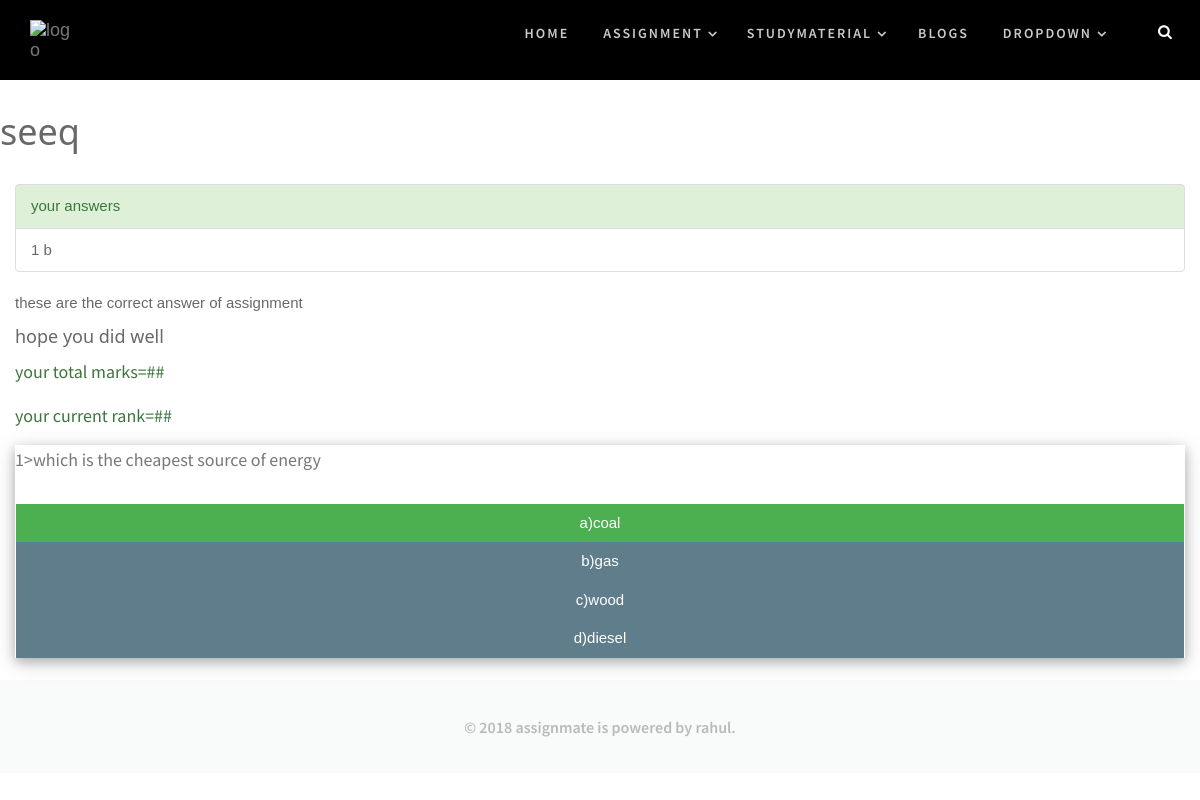
The app's page /answersheet/7-2 (signed in) with its own data.
### assignment/models.py (models this page shows, shortened)
class Assignment(models.Model):
    user = models.ForeignKey(User, on_delete=models.CASCADE)
    title=models.CharField(max_length=30,default='assignment')
    discription=models.CharField(max_length=500)
    category=models.CharField(max_length=30,blank=True)
    created = models.DateTimeField(auto_now=True)
    objects = AssignmentManager()
    class Meta:
        ordering = ["-created"]

class Questions(models.Model,):
    assignment= models.ForeignKey(Assignment,on_delete=models.CASCADE)
    question= models.CharField(max_length=500)
    image= models.ImageField(upload_to='question_image//%Y/%m/%d/',blank=True,)
    answer= models.CharField(max_length=500)
    option_a =models.CharField(max_length=200,default=0)
    option_b =models.CharField(max_length=200,default=0)
    option_c =models.CharField(max_length=200,default=0)
    option_d =models.CharField(max_length=200,default=0)
    number_of_right_answered =models.IntegerField(default=0)
    number_of_wrong_answered =models.IntegerField(default=0)
    positive_marks =models.IntegerField(default=0)
    negative_marks =models.IntegerField(default=0)
    hint =models.CharField(max_length=500,blank=True)
    tags=models.CharField(max_length=45,blank=True)
    def __str__(self):
        return self.question

### assignment/views.py (the view)
# urls.py: path('answersheet/<ass_id>-<ans_id>',answersheet,name='answersheet'),
def answersheet(request,ass_id, ans_id):
    assignment=get_object_or_404(Assignment,pk=ass_id)#Assignment.objects.get(pk=ass_id)
    assignment_answered_by=get_object_or_404(Assignment_answered_by,pk=ans_id)#Assignment_answered_by.objects.get(pk=ans_id)
    answer= assignment_answered_by.answer_string
    list1 = []
    for i in answer:
        list1.append(i)
    return render(request,'assignment/answersheetpage.html', {'assignment':assignment,'answer':list1})

### assignment/models.py (called while the page is built)
    def get_queryset(self):
        return AssignmentQuerySet(self.model,using=self._db)

    def get_queryset(self):
        return Assignment_answerd_byQuerySet(self.model, using=self._db)

### assignment/templates/assignment/answersheetpage.html (shortened to what this page needs)
{% extends 'accounts/base.html'%}
{% block body %}
<h1>{{assignment.title}}</h1>
    <div class="container">
        <div class="row">
            <div class="col-2">
                <ul class="list-group">
                    <li class="list-group-item list-group-item-success">your answers</li>
                    {% for answer in answer %}
                        {% if answer == 'z' %}
                        <li class="list-group-item">{{forloop.counter}} Not attempted </li>
                        {% else %}
                        <li class="list-group-item">{{forloop.counter}} {{answer}}</li>
                        {% endif %}
                    {% endfor %}
                </ul>
            </div>
            <div class="col-8">
                <div class="card border-success mb-3">
                  <div class="card-header">these are the correct answer of assignment</div>
                  <div class="card-body">
                    <h5 class="card-title">hope you did well</h5>
                    <p class="card-text text-success">your total marks=##</p>
                    <p class="card-text text-success">your current rank=##</p>
                  </div>
                </div>
                {% for question in assignment.questions_set.all%}
                <div class="w3-card-4 bg-light mb-3">
                          <div class="card-header">
                              <p>{{forloop.counter}}>{{question}}</p>
                          </div>
                              <div class="w3-container w3-center">
                                    <div class="row mb-3">
                                        {% if question.answer == 'a' %}
                                        <div class="col">
                                            <button type="button" class="w3-button w3-green w3-hover-light-green w3-block">a){{question.option_a}}</button>
                                        </div>
                                        {% else %}
                                        <div class="col">
                                            <button type="button" class="w3-button w3-blue-grey w3-hover-light-grey w3-block">a){{question.option_a}}</button>
                                        </div>
                                        {% endif%}
                                        {% if question.answer == 'b' %}
                                        <div class="col">
                                            <button type="button" class="w3-button w3-green w3-hover-light-green w3-block">b){{question.option_b}}</button>
                                        </div>
                                        {% else %}
                                        <div class="col">
                                            <button type="button" class="w3-button w3-blue-grey w3-hover-light-grey w3-block">b){{question.option_b}}</button>
                                        </div>
                                        {% endif%}
                                    </div>
                                    <div class="row mb-3">
                                        {% if question.answer == 'c' %}
                                        <div class="col">
                                            <button type="button" class="w3-button w3-green w3-hover-light-green w3-block">c){{question.option_c}}</button>
                                        </div>
                                        {% else %}
                                        <div class="col">
                                            <button type="button" class="w3-button w3-blue-grey w3-hover-light-grey w3-block">c){{question.option_c}}</button>
                                        </div>
                                        {% endif %}
                                        {% if question.answer == 'd' %}
                                        <div class="col">
                                            <button type="button" class="w3-button w3-green w3-hover-light-green w3-block">d){{question.option_d}}</button>
                                        </div>
                                        {% else %}
                                        <div class="col">
                                            <button type="button" class="w3-button w3-blue-grey w3-hover-light-grey w3-block">d){{question.option_d}}</button>
                                        </div>
                                        {% endif %}
                                    </div>
                        </div>
                    </div>
                <br>
                {% endfor %}
            </div>
            </div>
    </div>
{% endblock %}

### accounts/static/accounts/css/style.css (style rules this page uses)
a, input, button, select, textarea { outline: none; }
body { margin: 0; font-size: 14px; color: #686868; -webkit-font-smoothing: antialiased; -moz-osx-font-smoothing: grayscale; overflow-x: hidden; word-wrap: break-word; font-family: 'Playfair Display', serif; }
h1 { font-size: 74px; line-height: 84px; }
h5 { font-size: 14px; line-height: 22px; }
h1, h2, h3, h4, h5, h6 { margin: 0; font-weight: 400; }
p { font-size: 18px; line-height: 29px; margin: 0 0 15px; color: #777777; font-family: 'Source Sans Pro', sans-serif; }

### accounts/static/accounts/css/w3.css (style rules this page uses)
*,*:before,*:after { box-sizing:inherit }
html { -ms-text-size-adjust:100%;-webkit-text-size-adjust:100% }
body { margin:0 }
button,input,select,textarea { font:inherit;margin:0 }
button,input { overflow:visible }
button,select { text-transform:none }
button,html [type=button],[type=reset],[type=submit] { -webkit-appearance:button }
html,body { font-family:Verdana,sans-serif;font-size:15px;line-height:1.5 }
html { overflow-x:hidden }
h1 { font-size:36px }
h5 { font-size:18px }
h1,h2,h3,h4,h5,h6 { font-family:"Segoe UI",Arial,sans-serif;font-weight:400;margin:10px 0 }
.w3-btn,.w3-button { border:none;display:inline-block;padding:8px 16px;vertical-align:middle;overflow:hidden;text-decoration:none;color:inherit;background-color:inherit;text-align:center;cursor:pointer;white-space:nowrap }
.w3-btn,.w3-button { -webkit-touch-callout:none;-webkit-user-select:none;-khtml-user-select:none;-moz-user-select:none;-ms-user-select:none;user-select:none }
.w3-block { display:block;width:100% }
.w3-container:after,.w3-container:before,.w3-panel:after,.w3-panel:before,.w3-row:after,.w3-row:before,.w3-row-padding:after,.w3-row-padding:before, .w3-cell-row:before,.w3-cell-row:after,.w3-clear:after,.w3-clear:before,.w3-bar:before,.w3-bar:after { content:"";display:table;clear:both }
.w3-container,.w3-panel { padding:0.01em 16px }
.w3-card-4,.w3-hover-shadow:hover { box-shadow:0 4px 10px 0 rgba(0,0,0,0.2),0 4px 20px 0 rgba(0,0,0,0.19) }
.w3-center { text-align:center!important }
.w3-blue-grey,.w3-hover-blue-grey:hover,.w3-blue-gray,.w3-hover-blue-gray:hover { color:#fff!important;background-color:#607d8b!important }
.w3-green,.w3-hover-green:hover { color:#fff!important;background-color:#4CAF50!important }

### accounts/templates/accounts/base.html (style rules this page uses)
* { box-sizing: border-box; }

### records on screen
Assignment: title "seeq"
Questions: question "which is the cheapest source of energy", option_a "coal", option_b "gas", option_c "wood", option_d "diesel"

### other values on screen
{{ answer }} "b"
